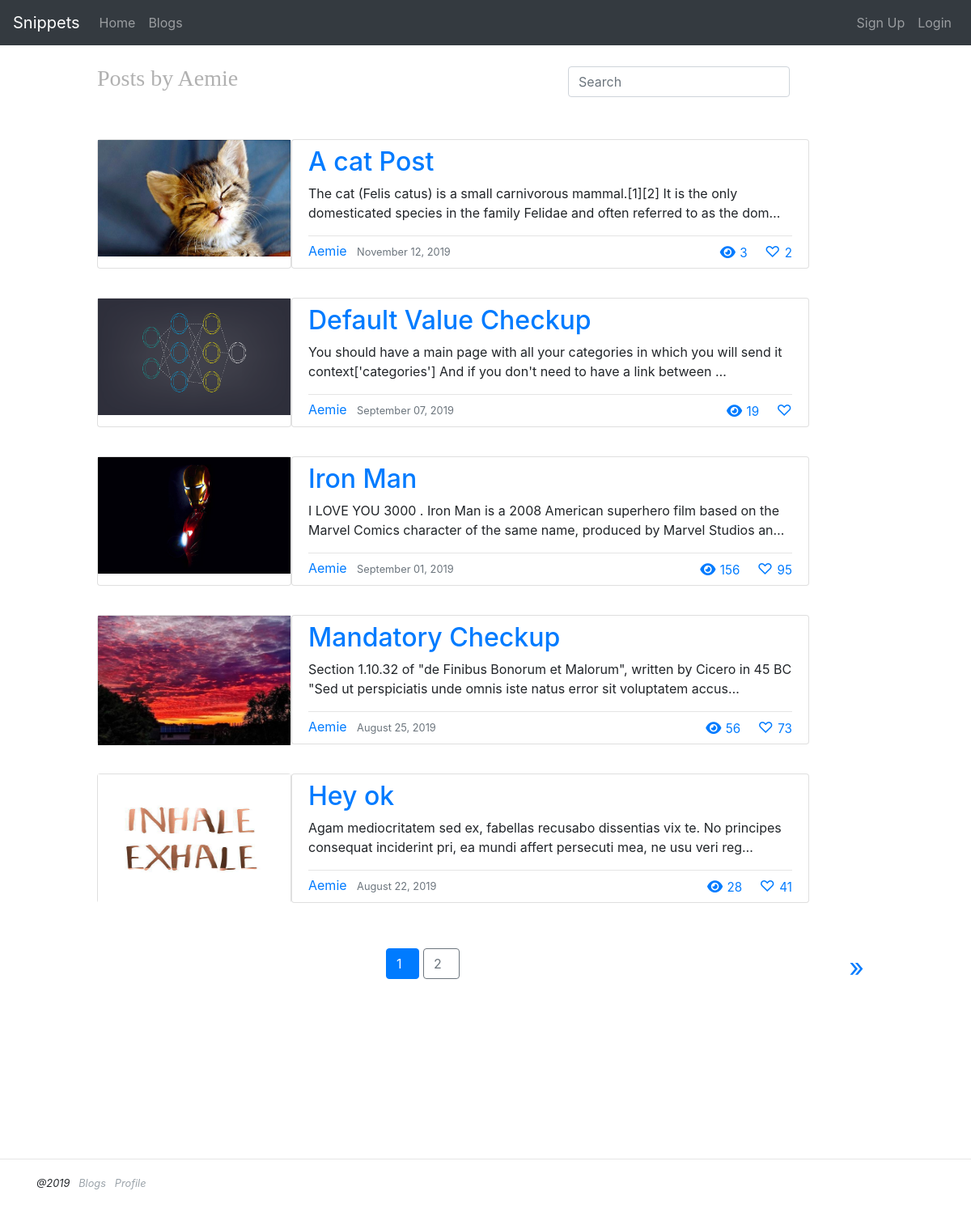
/user/Aemie, run on the app's committed database.
### Snippets/models.py (models this page shows, shortened)
class Post(models.Model) :
    title = models.CharField(max_length=100)
    content = models.TextField()
    date = models.DateTimeField(default=timezone.now)
    author = models.ForeignKey(User , on_delete=models.CASCADE) #If user deleted , delete their posts
    img = models.ImageField(default="default.jpg" , upload_to="post_pics")

### Snippets/views.py (the view)
# urls.py: path('user/<str:username>',UserPostListView.as_view(), name = 'user-posts'),
class UserPostListView(ListView):
    model = Post
    template_name = 'Snippets/user_post.html' #<app>/<model>_<viewtype>.html
    context_object_name = 'posts'
    paginate_by = 5 #Pagination
    queryset = Post.objects.all()
    def get_queryset(self) :
            user = get_object_or_404(User , username=self.kwargs.get('username')) #get username from url
            return Post.objects.filter(author=user).order_by('-date')
    def get_context_data(self ,**kwargs) :
        context = super(UserPostListView,self).get_context_data(**kwargs)
        context['likes'] = Like.objects.values('post').annotate(post_count=Count('post')).filter(post_count__gt=1)
        context['views'] = ViewPost.objects.values('post').annotate(post_view=Count('post')).filter(post_view__gt=1)
        return context

### Snippets/templates/Snippets/user_post.html (shortened to what this page needs)
{% extends "Snippets/base.html" %}
{% block content %}
    <nav class="navbar navbar-light justify-content-between" style="padding:24px 10%;">
      <h3 class="" style="color:#b1b1b1;font-family: cursive;">
        Posts by Aemie &nbsp;
      </h3>
      <form action="{% url 'search-posts' %}" method="get" class="form-inline" style="padding-right:10%;">
        <input
          class="form-control mr-sm-2"
          type="search"
          placeholder="Search" aria-label="Search"
          name="q"
        >
      </form>
    </nav>
    {% for post in posts %}
      <div  style="padding:10px 10%;">
        <article class="Media content-section">
          <div class="row no-gutters">
            <div class="col-lg-3 pt-3">
              <div class="card" style="height: 10rem;">
                <img  src="{{ MEDIA_URL }}{{ post.img.url }}" alt="Card image" style="height:10rem; width:100%;">
                <a href="#" class="btn btn-link stretched-link"></a>
              </div>
            </div>
            <div class="col-lg-8 pt-3">
              <div class="card" style="height: 10rem;">
                <div style="padding:8px 20px">
                <a href="{% url 'post-detail' post.id %}" style="text-decoration: none;" class="viewbutton article-title" id="view{{ post.id }}"
                data-catid="{{ post.id }}"><h2>{{ post.title }}</h2></a>
                <p class="article-content">{{ post.content|truncatechars:150 }}</p>
                <hr style="margin:0.4em auto;">
                <div class="article-metadata" >
                  <a class="mr-2" href="{% url 'user-posts' post.author.username %}" style="text-decoration: none;">{{ post.author }}</a>
                  <small class="text-muted">{{ post.date|date:"F d, Y"}}</small>
                  {% if post.author != user %}
                      <a style="text-decoration: none;font-size:19px;float:right" class="likebutton" id="like{{ post.id }}" href="#"
                        data-catid="{{ post.id }}"> &#9825;
                        {% for like in likes %}
                        {% ifequal post.id like.post %}
                        <small>{{like.post_count}}</small>
                        {% endifequal %}
                        {% endfor %}
                      </a>
                      <a style="text-decoration: none;font-size:19px;float:right" href="#"><i style="font-size:17px;" class="fas">&#xf06e;</i>
                        {% for view in views %}
                        {% ifequal post.id view.post %}
                        <small>{{view.post_view}}</small>
                        {% endifequal %}
                        {% endfor %} &nbsp; &nbsp;
                      </a>
                  {% endif %}
                </div>
              </div>
              </div>
            </div>
          </div>
        </article>
      </div>
    {% endfor %}
    <br>
    <div class="Row-paginate" style="padding:10px 10%;">
      {% if is_paginated%}
          <div class="Column-paginate text-center">
          {% for num in page_obj.paginator.page_range %}
            {% if page_obj.number == num %}
              <a class = "btn btn-primary mb-4" href="?page={{num}} " style="text-decoration:none;">{{num}} &nbsp;</a>
            {% elif num > page_obj.number|add:'-2' and num < page_obj.number|add:'2'%}
            <a class = "btn btn-outline-secondary mb-4" href="?page={{num}} " style="text-decoration:none;">{{num}} &nbsp;</a>
            {% endif %}
          {% endfor %}
          </div>
          <div class="Column-paginate text-right">
          {% if page_obj.has_next %}
              <a  href="?page={{ page_obj.next_page_number}}" style="text-decoration:none;font-size:200%;"> &raquo; </a>
          {% endif%}
          </div>
    {% endif %}
    </div>
{% endblock content %}

### Snippets/templates/Snippets/base.html (style rules this page uses)
.Row-paginate { display: table; width: 100%; table-layout: auto; border-spacing: 12px; }
.Column-paginate { display: table-cell; }
.row.no-gutters { margin-right: 0; }
.Media { display: flex; align-items: flex-start; }

### data on the page
Post: img (picture), title "A cat Post", content "The cat (Felis catus) is a small carnivorous mammal.[1][2] It is the only domesticated species in the family Felidae and often referred to as the dom…", author "Aemie", date "November 12, 2019", post_count "2", post_view "3"
Post: img (picture), title "Default Value Checkup", content "You should have a main page with all your categories in which you will send it context['categories'] And if you don't need to have a link between …", author "Aemie", date "September 07, 2019", post_view "19"
Post: img (picture), title "Iron Man", content "I LOVE YOU 3000 . Iron Man is a 2008 American superhero film based on the Marvel Comics character of the same name, produced by Marvel Studios an…", author "Aemie", date "September 01, 2019", post_count "95", post_view "156"
Post: img (picture), title "Mandatory Checkup", content "Section 1.10.32 of \"de Finibus Bonorum et Malorum\", written by Cicero in 45 BC \"Sed ut perspiciatis unde omnis iste natus error sit voluptatem accus…", author "Aemie", date "August 25, 2019", post_count "73", post_view "56"
Post: img (picture), title "Hey ok", content "Agam mediocritatem sed ex, fabellas recusabo dissentias vix te. No principes consequat inciderint pri, ea mundi affert persecuti mea, ne usu veri reg…", author "Aemie", date "August 22, 2019", post_count "41", post_view "28"

### other printed values
{{ num }} "1"
{{ num }} "2"
